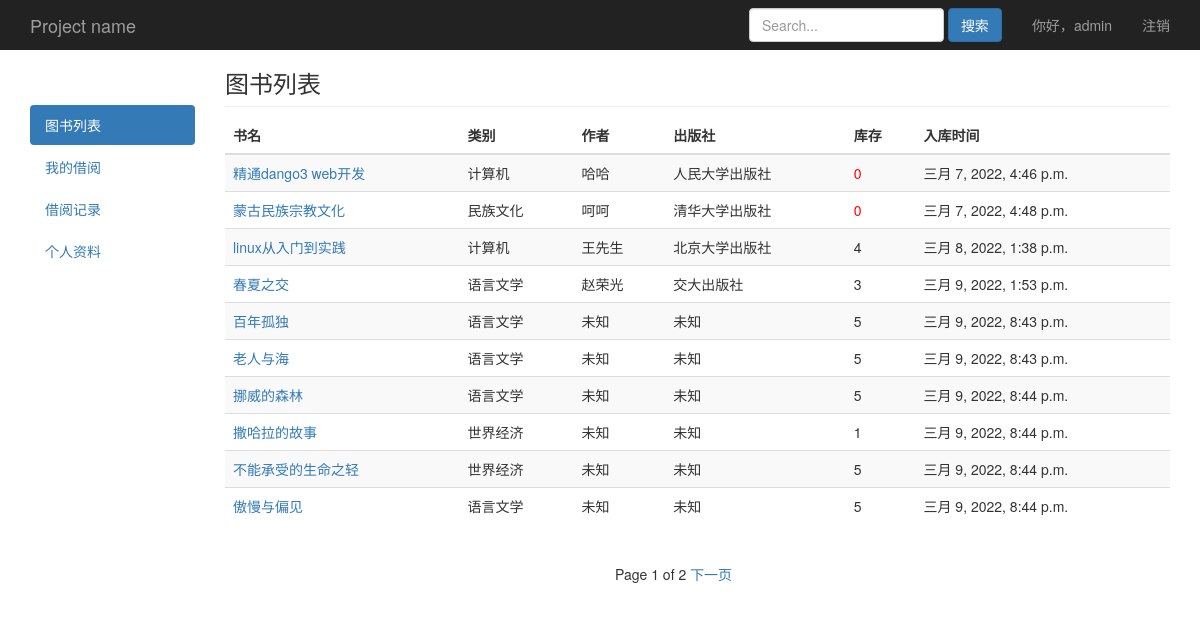
Page /book/list/ (signed in) on the committed database.
### book/models.py (models this page shows, shortened)
class User(AbstractUser):
    choice_gender = (
        ('male','男'),
        ('female','女'),
    )
    gender = models.CharField(max_length=6,choices=choice_gender,default='male',verbose_name='性别')
    mobile = models.IntegerField(null=True,blank=True,verbose_name='手机号码')
    class Meta:
        verbose_name_plural = '用户列表'
    def __str__(self):
        return self.username

class Book(models.Model):
    name = models.CharField(max_length=30,blank=False,verbose_name='书名')
    category = models.ForeignKey(Category,on_delete=models.CASCADE,default='',blank=False,related_name='books_category',verbose_name='类别')
    author = models.CharField(max_length=30,null=True,blank=False,verbose_name='作者')
    publisher = models.CharField(max_length=30,null=True,blank=False,verbose_name='出版社')
    count = models.IntegerField(default=1,verbose_name='库存')
    img = models.ImageField(upload_to='book_img/%Y/%m/%d/',blank=True,null=True,default='book_img/default.jpg',verbose_name='书籍图片')
    content = models.TextField(null=True,blank=True,verbose_name='内容简介')
    create_time = models.DateTimeField(auto_now_add=True,verbose_name='入库时间')
    class Meta:
        verbose_name_plural = '图书列表'

class Category(models.Model):
    name = models.CharField(max_length=20,blank=True,verbose_name='图书类别')
    class Meta:
        verbose_name_plural = '图书类别'
    def __str__(self):
        return self.name

### book/views.py (the view)
# urls.py: path('book/list/',views.list,name='book_list'),
@login_required
def list(request):
	obj_book = Book.objects.all()
	paginator = Paginator(obj_book,10)
	page = request.GET.get('page')
	try:
		obj_book = paginator.page(page)
	except PageNotAnInteger:
		obj_book = paginator.page(1)
	except EmptyPage:
		obj_book = paginator.page(paginator.num_pages)
	return render(request,'book/list.html',locals())

### book/templates/book/list.html (shortened to what this page needs)
{% extends "book/base.html" %}
{% block nav %}
<ul class="nav nav-pills nav-stacked">
  <li class="active"><a href="/">图书列表<span class="sr-only">(current)</span></a></li>
  <li><a href="/book/myborrow/">我的借阅</a></li>
  <li><a href="/book/record/">借阅记录</a></li>
  <li><a href="/book/usercenter/">个人资料</a></li>
</ul>
{% endblock %}
{% block content %}
<h3 class="sub-header">图书列表</h3>
<div class="table-responsive">
  <table class="table table-striped">
    <thead>
      <tr>
        <th>书名</th>
        <th>类别</th>
        <th>作者</th>
        <th>出版社</th>
        <th>库存</th>
        <th>入库时间</th>
      </tr>
    </thead>
    <tbody>
      {% for field in obj_book %}
      <tr>
        <td><a href="/book/{{field.id}}/detail/">{{field.name}}</a></td>
        <td>{{field.category}}</td>
        <td>{{field.author}}</td>
        <td>{{field.publisher}}</td>
        {% if field.count == 0 %}
        <td style="color:red">{{field.count}}</td>
        {% else %}
        <td>{{field.count}}</td>
        {% endif %}
        <td>{{field.create_time}}</td>
      </tr>
      {% endfor %}
    </tbody>
  </table>
</div>
{% endblock %}
{% block page %}
<div class="pagination">
  <span class="step-links">
    {% if obj_book.paginator.num_pages > 1 %}
    <span class="current">
      Page {{ obj_book.number }} of {{ obj_book.paginator.num_pages }}
    </span>
    {% endif %}
    {% if obj_book.has_next %}
    <a href="?page={{ obj_book.next_page_number }}">下一页</a>
    {% endif %}
  </span>
</div>
{% endblock %}

### book/templates/book/base.html (shortened to what this page needs)
{% load static %}
<!doctype html>
<html lang="en">
<head>
  <link href="{% static "bootstrap-3.4.1-dist/css/bootstrap.min.css" %}" rel="stylesheet">
  <link href="{% static "css/style.css" %}" rel="stylesheet">
</head>
<body>
  <nav class="navbar navbar-inverse navbar-fixed-top">
    <div class="container">
      <div class="navbar-header">
        <a class="navbar-brand" href="/">Project name</a>
      </div>
      <div id="navbar" class="navbar-collapse collapse">
        <ul class="nav navbar-nav navbar-right">
          <li><a>你好，{{request.user}}</a></li>
          <li><a href="/logout/">注销</a></li>
        </ul>
        <form class="navbar-form navbar-right" method='get' action='/book/search/'>
          <input type="text" name="search" class="form-control" placeholder="Search...">
          <button type="submit" class="btn btn-primary">搜索</button>
        </form>
      </div>
    </div>
  </nav>
  <div class="container">
    <div class="row">
      <div class="col-md-2">
        <div style="padding-top:55px"></div>
        {% block nav %} {% endblock %}
      </div>
      <div class="col-md-10">
        {% block content %}{% endblock %}
      </div>
    </div>
    <div class="row">
      <div class="col-md-6"></div>
      <div class="col-md-6">
        {% block page %}{% endblock %}
      </div>
    </div>
  </div>
</body>
</html>

### book/static/css/style.css (style rules this page uses)
body { padding-top: 50px; }
.sub-header { padding-bottom: 10px; border-bottom: 1px solid #eee; }
.navbar-fixed-top { border: 0; }

### rows in the picture
User: user "admin"
Book: name "精通dango3 web开发", category "计算机", author "哈哈", publisher "人民大学出版社", count "0", create_time "三月 7, 2022, 4:46 p.m."
Book: name "蒙古民族宗教文化", category "民族文化", author "呵呵", publisher "清华大学出版社", count "0", create_time "三月 7, 2022, 4:48 p.m."
Book: name "linux从入门到实践", category "计算机", author "王先生", publisher "北京大学出版社", count "4", create_time "三月 8, 2022, 1:38 p.m."
Book: name "春夏之交", category "语言文学", author "赵荣光", publisher "交大出版社", count "3", create_time "三月 9, 2022, 1:53 p.m."
Book: name "百年孤独", category "语言文学", author "未知", publisher "未知", count "5", create_time "三月 9, 2022, 8:43 p.m."
Book: name "老人与海", category "语言文学", author "未知", publisher "未知", count "5", create_time "三月 9, 2022, 8:43 p.m."
Book: name "挪威的森林", category "语言文学", author "未知", publisher "未知", count "5", create_time "三月 9, 2022, 8:44 p.m."
Book: name "撒哈拉的故事", category "世界经济", author "未知", publisher "未知", count "1", create_time "三月 9, 2022, 8:44 p.m."
Book: name "不能承受的生命之轻", category "世界经济", author "未知", publisher "未知", count "5", create_time "三月 9, 2022, 8:44 p.m."
Book: name "傲慢与偏见", category "语言文学", author "未知", publisher "未知", count "5", create_time "三月 9, 2022, 8:44 p.m."

### other values in the picture
{{ obj_book.number }} "1"
{{ obj_book.paginator.num_pages }} "2"
